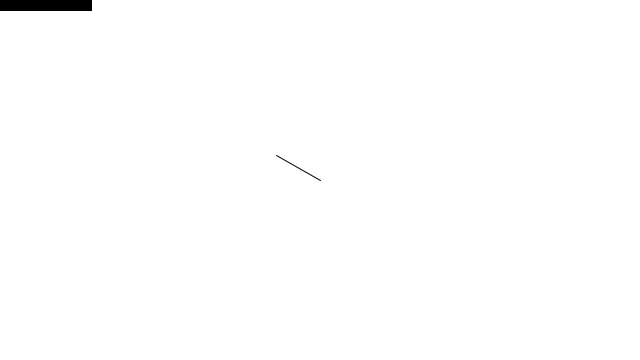
Frame 1 (no input)
Frame 60 (the mouse pressed at the canvas centre just before this capture): identical to frame 1, image omitted
Frame 120 (the mouse held since frame 60 and released just before this capture): blank canvas, image omitted

The Processing sketch that drew this single still picture (run headless with seeded random() and noise(); from frame 60 on, the mouse is pressed at the canvas centre):

// Processing sketch: ex1_3_sub
// ── ex1_3_sub.pde
void setup(){
  size(640, 360);
}

void draw(){
  background(255);

  PVector mouse = new PVector(mouseX, mouseY);
  PVector center = new PVector(width/2, height/2);

  // 中心を左上でなく中央にする
  mouse.sub(center);

  // 半分にする
  mouse.mult(0.5);
  // さらに半分にする
  mouse.div(2);

  // ベクトルの大きさ
  float m = mouse.mag();
  fill(0);
  rect(0,0,m,10);

  // ベクトルの正規化
  mouse.normalize();
  mouse.mult(50);


  translate(width/2, height/2);
  line(0, 0, mouse.x, mouse.y);
}
